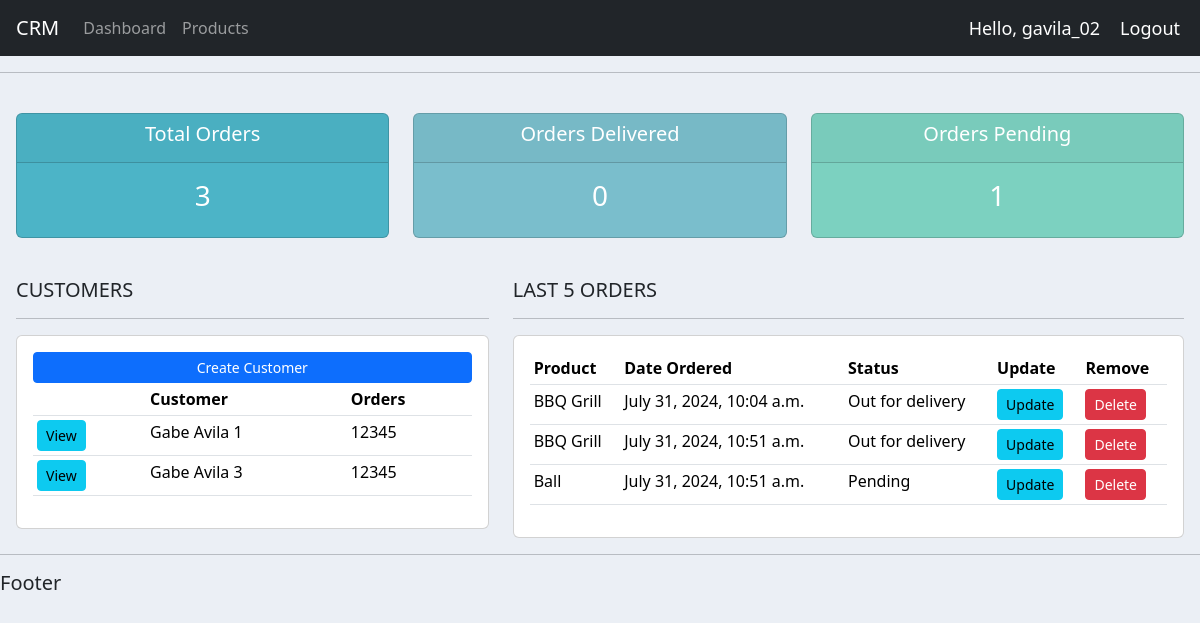
Before: / (signed in) with the older database file.
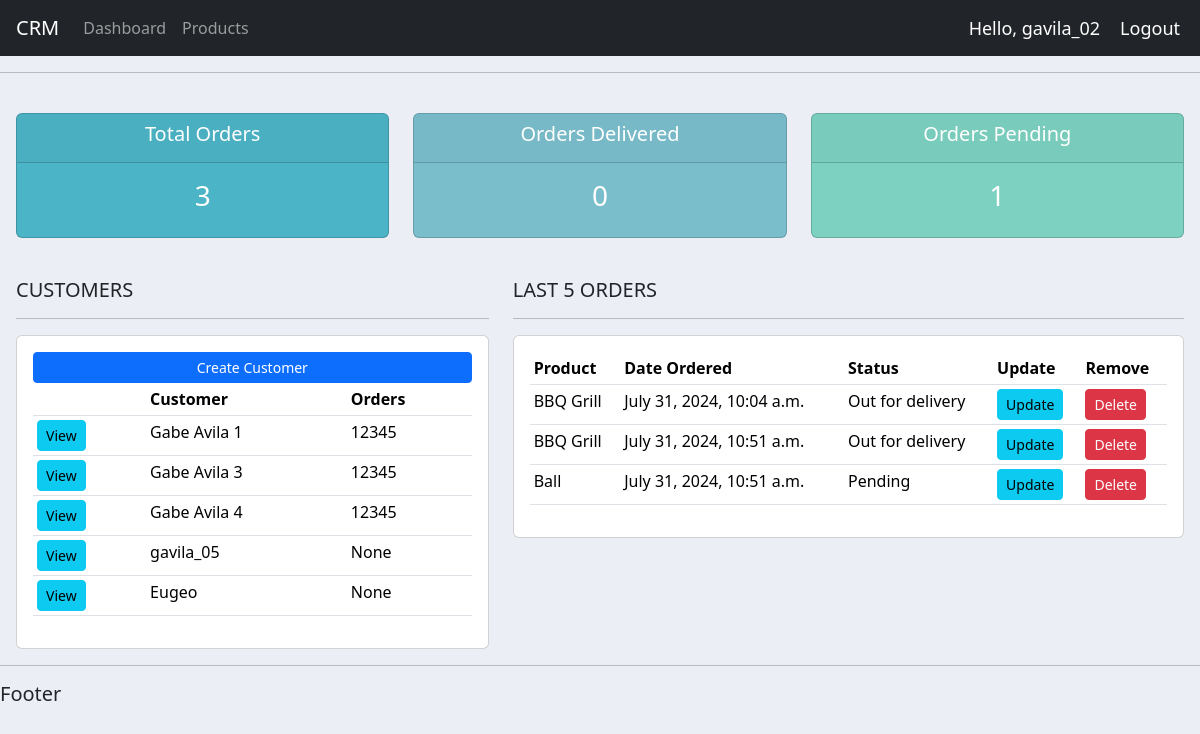
After: the same page with the newer database file.
### accounts/models.py (models this page shows, shortened)
class Customer(models.Model):
    user = models.OneToOneField(User, null=True, blank=True, on_delete=models.CASCADE)
    name = models.CharField(max_length=64, null=True)
    phone = models.CharField(max_length=64, null=True)
    email = models.CharField(max_length=64, null=True)
    profile_pic = models.ImageField(default="pfp.png", null=True, blank=True)
    date_created = models.DateTimeField(auto_now_add=True, null=True)

class Order(models.Model):
    STATUS = (
        ('Pending', 'Pending'),
        ('Out for delivery', 'Out for delivery'),
        ('Delivered', 'Delivered')
    )
    customer = models.ForeignKey(Customer, null=True, on_delete=models.SET_NULL, related_name='orders')
    product = models.ForeignKey(Product, null=True, on_delete=models.SET_NULL, related_name='orderBelongingTo')
    date_created = models.DateTimeField(auto_now_add=True, null=True)
    status = models.CharField(max_length=64, null=True, choices=STATUS)
    note = models.CharField(max_length=64, null=True)

class Product(models.Model):
    CATEGORY = (
            ('Indoor', 'Indoor'),
            ('Outdoor', 'Outdoor')
    )
    name = models.CharField(max_length=64, null=True)
    price = models.FloatField(null=True)
    category = models.CharField(max_length=64, null=True, choices=CATEGORY)
    description = models.CharField(max_length=64, null=True, blank=True)
    tags = models.ManyToManyField(Tag)
    date_created = models.DateTimeField(auto_now_add=True, null=True)
    def __str__(self):
        return self.name

### accounts/decorators.py (the view)
    def wrapper_function(request, *args, **kwargs):
        group = None
        if request.user.groups.exists():
            group = request.user.groups.all()[0].name
        if group == 'customer':
            return HttpResponseRedirect(reverse('accounts:userPage'))
        if group == 'admin':
            return view_func(request, *args, **kwargs)

### accounts/views.py (called while the page is built)
@login_required(login_url='accounts:login')
@admin_only
def home(request):
    orders= Order.objects.all()
    customers= Customer.objects.all()
    total_customers = customers.count()
    total_orders = orders.count()
    delivered = orders.filter(status='Delivered').count()
    pending = orders.filter(status='Pending').count()
    context = {'orders': orders, 'customers': customers,
                'total_customers': total_customers, 'total_orders': total_orders,
                'delivered': delivered, 'pending': pending}
    return render(request, 'accounts/dashboard.html', context)

### accounts/templates/accounts/dashboard.html
{% extends 'accounts/main.html' %}
{% block content %}
{% include 'accounts/status.html' %}
<br>
<div class="row">
    <div class="col-md-5">
        <h5>CUSTOMERS</h5>
        <hr>
        <div class="card card-body">
            <a class="btn btn-primary btn-sm btn-block" href="">Create Customer</a>
            <table class="table table-sm">
                <tr>
                    <th></th>
                    <th>Customer</th>
                    <th>Orders</th>
                </tr>
                {% for customer in customers %}
                <tr>
                    <td><a class="btn btn-sm btn-info" href="{% url 'accounts:customers' customer.id %}">View</a></td>
                    <td>{{ customer.name }}</td>
                    <td>{{ customer.phone }}</td>
                </tr>
                {% endfor %}
            </table>
        </div>
    </div>
    <div class="col-md-7">
        <h5>LAST 5 ORDERS</h5>
        <hr>
        <div class="card card-body">
            <table class="table table-sm">
                <tr>
                    <th>Product</th>
                    <th>Date Ordered</th>
                    <th>Status</th>
                    <th>Update</th>
                    <th>Remove</th>
                </tr>
                {% for order in orders %}
                <tr>
                    <td>{{ order.product }}</td>
                    <td>{{ order.date_created }}</td>
                    <td>{{ order.status }}</td>
                    <td><a class="btn btn-sm btn-info" href="{% url 'accounts:update_order' order.id %}">Update</a></td>
                    <td><a class="btn btn-sm btn-danger" href="{% url 'accounts:delete_order' order.id %}">Delete</a></td>
                </tr>
                {% endfor %}
            </table>
        </div>
    </div>
</div>
{% endblock %}

### accounts/templates/accounts/main.html (shortened to what this page needs)
{% load static %}
<!DOCTYPE html>
<html lang="en">
<head>
    <link href="https://cdn.jsdelivr.net/npm/bootstrap@5.3.3/dist/css/bootstrap.min.css" rel="stylesheet">
    <link href="{% static '/css/styles.css' %}" rel="stylesheet">
</head>
<body>
    {% include 'accounts/navbar.html' %}
    <div class="px-3">
    {% block content %}
    {% endblock %}
    </div>
    <hr>
    <h5>Footer</h5>
</body>
</html>

### accounts/templates/accounts/navbar.html (shortened to what this page needs)
<nav class="navbar navbar-expand-lg navbar-dark bg-dark">
    <a class="navbar-brand ms-3" href="#">CRM</a>
    <div class="collapse navbar-collapse" id="navbarNav">
        <ul class="navbar-nav">
            {% if request.user.is_staff %}
                <li class="nav-item active">
                <a class="nav-link" href="{% url 'accounts:home' %}">Dashboard</a>
                </li>
                <li class="nav-item">
                <a class="nav-link" href="{% url 'accounts:products' %}">Products</a>
                </li>
            {% else %}
                <li class="nav-item">
                    <a class="nav-link" href="{% url 'accounts:account' %}">Settings</a>
                </li>
            {% endif %}
        </ul>
    </div>
    <span class="hello-msg">Hello, {{ request.user }}</span>
    <span><a class="logout-btn" href="{% url 'accounts:logout' %}">Logout</a></span>
</nav>
<hr>

### accounts/templates/accounts/status.html
<br>
<div class="row">
	<div class="col">
		<div class="col-md">
			<div class="card text-center text-white  mb-3" id="total-orders">
			  	<div class="card-header">
			  		<h5 class="card-title">Total Orders</h5>
			  	</div>
			  	<div class="card-body">
			    	<h3 class="card-title">{{ total_orders }}</h3>
			  	</div>
			</div>
		</div>
	</div>
	<div class="col">
		<div class="col-md">
			<div class="card text-center text-white  mb-3" id="orders-delivered">
			  	<div class="card-header">
			  		<h5 class="card-title">Orders Delivered</h5>
			  	</div>
			  	<div class="card-body">
			    	<h3 class="card-title">{{ delivered }}</h3>
			  	</div>
			</div>
		</div>
	</div>
	<div class="col">
		<div class="col-md">
			<div class="card text-center text-white  mb-3" id="orders-pending">
			  	<div class="card-header">
			  		<h5 class="card-title">Orders Pending</h5>
			  	</div>
			  	<div class="card-body">
			    	<h3 class="card-title">{{ pending }}</h3>
			  	</div>
			</div>
		</div>
	</div>
</div>

### accounts/static/css/styles.css (style rules this page uses)
body { background-color: #ebeff5; }
#total-orders { background-color: #4cb4c7; }
#orders-delivered { background-color: #7abecc; }
#orders-pending { background-color: #7CD1C0; }

### accounts/templates/accounts/navbar.html (style rules this page uses)
.hello-msg, .logout-btn { font-size: 18px; color: white; margin-right: 20px; text-decoration: none; }

Changed rows visible on the page:
added Customer: name "Gabe Avila 4", phone "12345"
added Customer: name "gavila_05", phone "None"
added Customer: name "Eugeo", phone "None"
